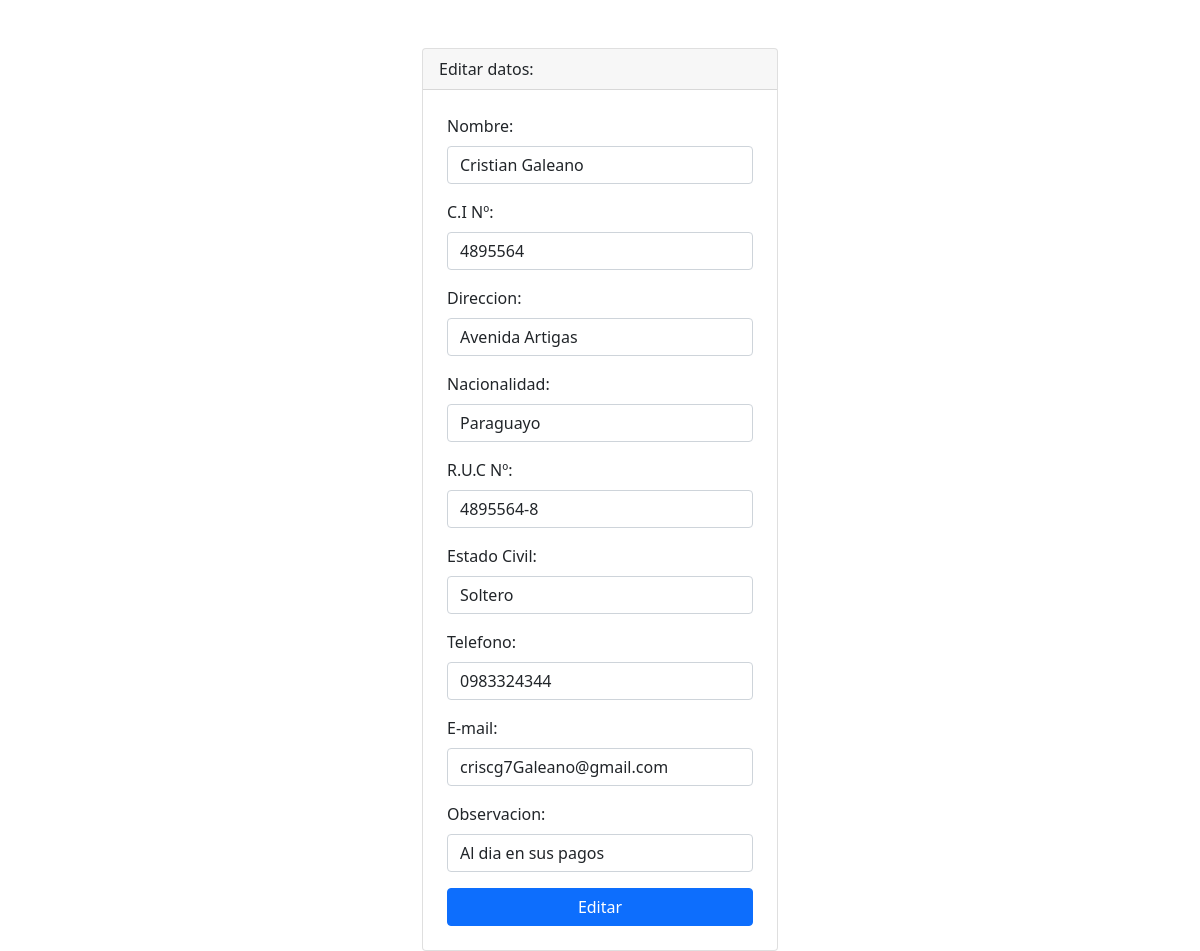
Screenshot of /editar.php?id=1 with the database file from the repository.
### tables this page shows
CREATE TABLE `cliente` (
  `id` int(11) NOT NULL,
  `nombre` varchar(30) NOT NULL,
  `ci` varchar(20) NOT NULL,
  `direccion` varchar(15) NOT NULL,
  `nacionalidad` varchar(20) NOT NULL,
  `ruc` varchar(30) NOT NULL,
  `estado_civil` varchar(20) NOT NULL,
  `telefono` varchar(30) NOT NULL,
  `correo` varchar(80) NOT NULL,
  `observacion` varchar(300) NOT NULL
);

### editar.php (the view, shortened to what this page needs)
<?php include 'template/header.php' ?>
<?php
    include_once 'controlador/retornar_conexion.php';
    $id = $_GET['id'];
    $sentencia = $bd->prepare("select * from cliente where id = ?;");
    $sentencia->execute([$id]);
    $cliente = $sentencia->fetch(PDO::FETCH_OBJ);
?>
<div class="container mt-5">
    <div class="row justify-content-center">
        <div class="col-md-4">
            <div class="card">
                <div class="card-header">
                    Editar datos:
                </div>
                <form class="p-4" method="POST" action="editarProceso.php">
                    <div class="mb-3">
                        <label class="form-label">Nombre: </label>
                        <input type="text" class="form-control" name="txtNombre" required
                        value="<?php echo $cliente->nombre; ?>">
                    </div>
                    <div class="mb-3">
                        <label class="form-label">C.I Nº: </label>
                        <input type="text" class="form-control" name="txtCi" autofocus required
                        value="<?php echo $cliente->ci; ?>">
                    </div>
                    <div class="mb-3">
                        <label class="form-label">Direccion: </label>
                        <input type="text" class="form-control" name="txtDireccion" autofocus required
                        value="<?php echo $cliente->direccion; ?>">
                    </div>
                    <div class="mb-3">
                        <label class="form-label">Nacionalidad: </label>
                        <input type="text" class="form-control" name="txtNacionalidad" autofocus required
                        value="<?php echo $cliente->nacionalidad; ?>">
                    </div>
                    <div class="mb-3">
                        <label class="form-label">R.U.C Nº: </label>
                        <input type="text" class="form-control" name="txtRuc" autofocus required
                        value="<?php echo $cliente->ruc; ?>">
                    </div>
                    <div class="mb-3">
                        <label class="form-label">Estado Civil: </label>
                        <input type="text" class="form-control" name="txtEstado" autofocus required
                        value="<?php echo $cliente->estado_civil; ?>">
                    </div>
                    <div class="mb-3">
                        <label class="form-label">Telefono: </label>
                        <input type="text" class="form-control" name="txtTelefono" autofocus required
                        value="<?php echo $cliente->telefono; ?>">
                    </div>
                    <div class="mb-3">
                        <label class="form-label">E-mail: </label>
                        <input type="text" class="form-control" name="txtEmail" autofocus required
                        value="<?php echo $cliente->correo; ?>">
                    </div>
                    <div class="mb-3">
                        <label class="form-label">Observacion: </label>
                        <input type="text" class="form-control" name="txtObservacion" autofocus required
                        value="<?php echo $cliente->observacion; ?>">
                    </div>
                    <div class="d-grid">
                        <input type="submit" class="btn btn-primary" value="Editar">
                    </div>
                </form>
            </div>
        </div>
    </div>
</div>

### rows the page displays
cliente: txtNombre "Cristian Galeano", txtCi "4895564", txtDireccion "Avenida Artigas", txtNacionalidad "Paraguayo", txtRuc "4895564-8", txtEstado "Soltero", txtTelefono "0983324344", txtEmail "criscg7Galeano@gmail.com", txtObservacion "Al dia en sus pagos"
